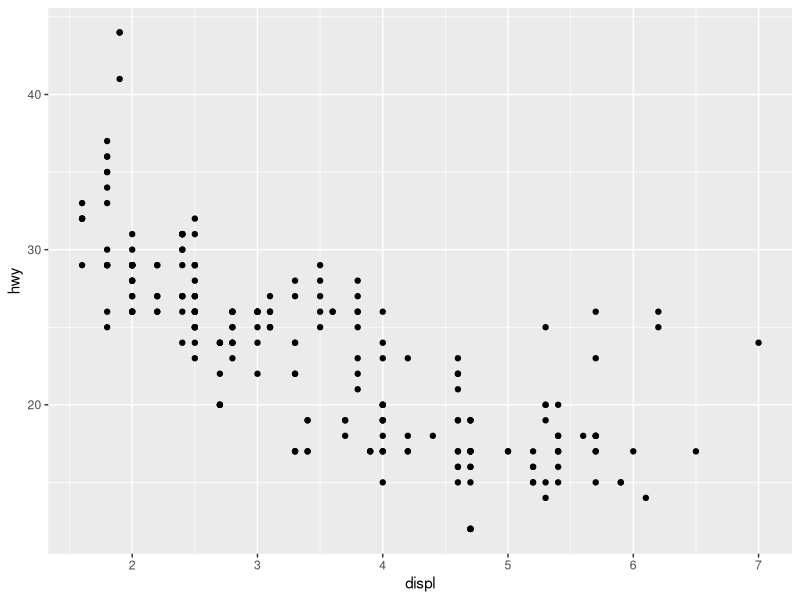
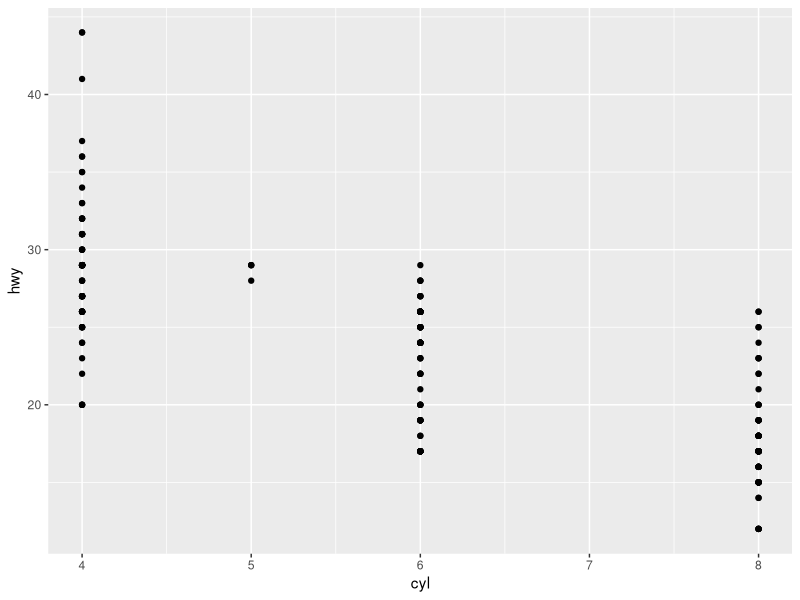
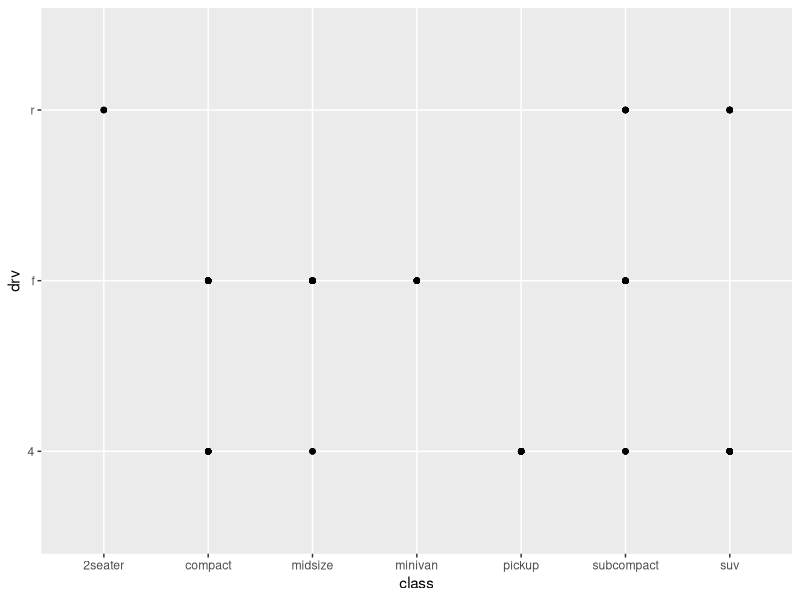
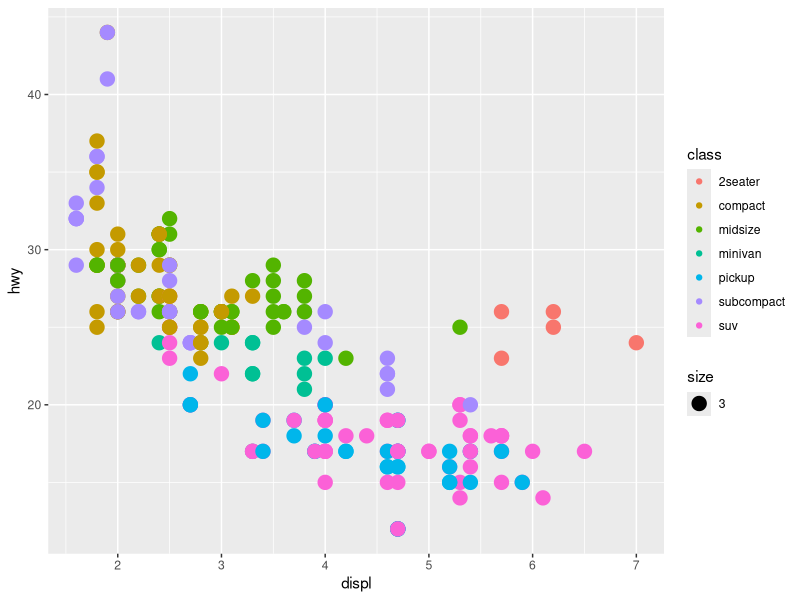
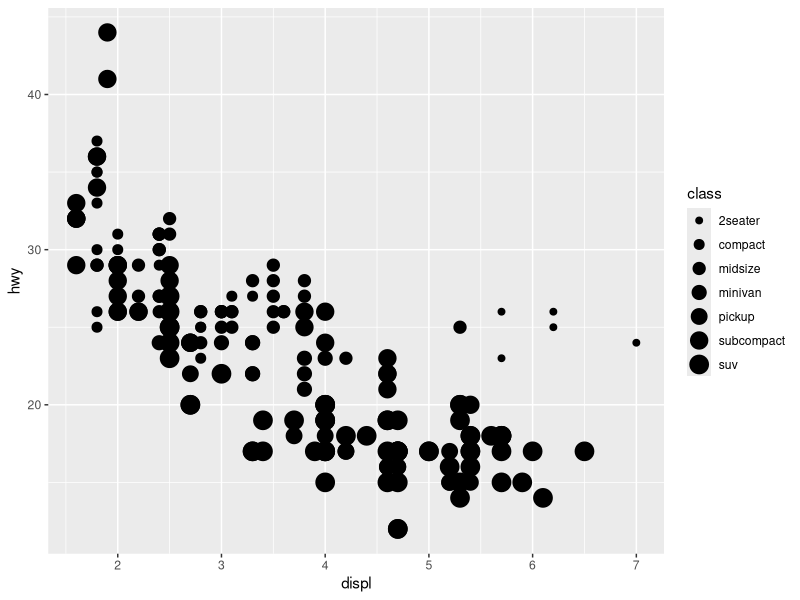
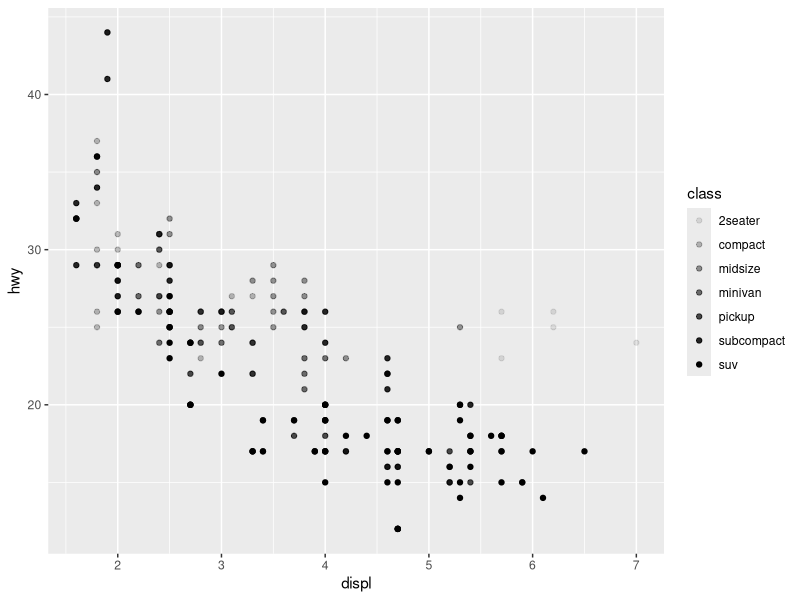
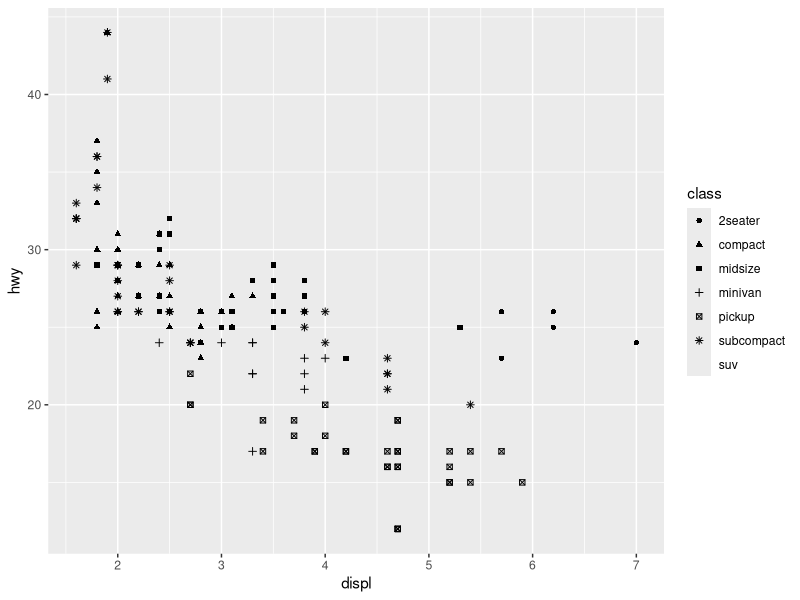
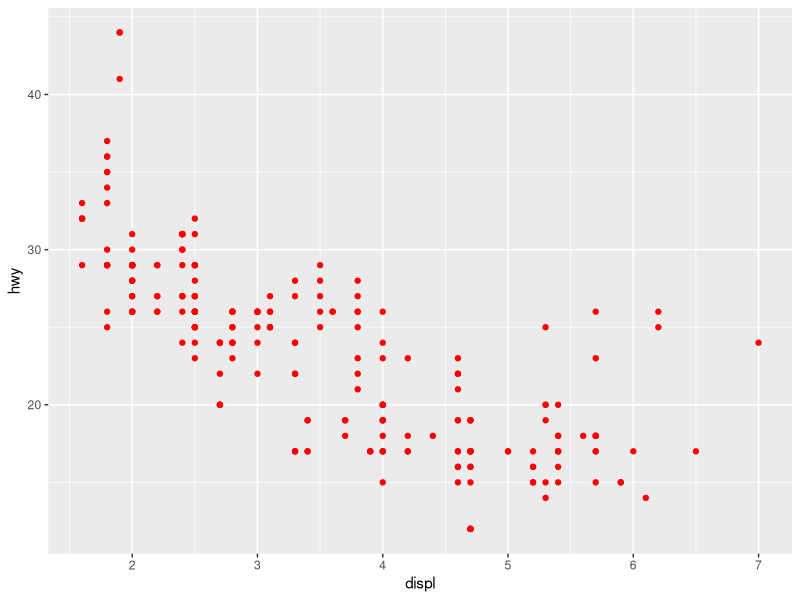

Reproduce these figures in R, in order.
# loading the library
library(tidyverse)

# the dataset to use
mpg

# creating a ggplot
windows();
ggplot(data = mpg) +
  geom_point(mapping = aes(x = displ, y = hwy))

# number of rows
nrow(mtcars)
ncol(mtcars)

# hwy vs cyl
ggplot(data = mpg) +
  geom_point(mapping = aes(x = cyl, y = hwy))

# class vs drv
ggplot(data = mpg) +
  geom_point(mapping = aes(x = class, y = drv))

# displ vs hwy by class
ggplot(data = mpg) +
  geom_point(mapping = aes(x = displ, y = hwy, color = class, size = 3))

ggplot(data = mpg) +
  geom_point(mapping = aes(x = displ, y = hwy, size = class))

ggplot(data = mpg) +
  geom_point(mapping = aes(x = displ, y = hwy, alpha = class))

ggplot(data = mpg) +
  geom_point(mapping = aes(x = displ, y = hwy, shape = class))

ggplot(data = mpg) +
  geom_point(mapping = aes(x = displ, y = hwy), color = 'red')


## Facets
ggplot(data = mpg) +
  geom_point(mapping = aes(x = displ, y = hwy)) +
  facet_wrap(~ class, nrow = 3)

ggplot(data = mpg) +
  geom_point(mapping = aes(x = displ, y = hwy)) +
  facet_wrap(drv ~ cyl)

# facet with a continuos variable
ggplot(data = mpg) +
  geom_point(mapping = aes(x = displ, y = hwy)) +
  facet_wrap(~ displ)

# rrow wise plot
ggplot(data = mpg) +
  geom_point(mapping = aes(x = displ, y = hwy)) +
  facet_grid(cyl ~ .)

# column wise plot
ggplot(data = mpg) +
  geom_point(mapping = aes(x = displ, y = hwy)) +
  facet_grid(. ~ drv)

# GEOMETRIC OBJECTS
ggplot(data = mpg) + 
  geom_smooth(mapping = aes(x = displ, y = hwy, linetype = drv))

ggplot(data = mpg) + 
  geom_smooth(mapping = aes(x = displ, y = hwy))

ggplot(data = mpg) + 
  geom_smooth(mapping = aes(x = displ, y = hwy, group = drv))

ggplot(data = mpg) + 
  geom_smooth(mapping = aes(x = displ, y = hwy, color = drv),
              show.legend = FALSE)

ggplot(data = mpg, mapping = aes(x = displ, y = hwy)) + 
  geom_point() +
  geom_smooth()

ggplot(data = mpg, mapping = aes(x = displ, y = hwy)) + 
  geom_point(mapping = aes(color = class)) +
  geom_smooth()

ggplot(data = mpg, mapping = aes(x = displ, y = hwy)) + 
  geom_point(mapping = aes(color = class)) +
  geom_smooth(
    data = filter(mpg, class == "subcompact"), se = FALSE
  )

ggplot(data = mpg, mapping = aes(x = displ, y = hwy, color = drv)) +
  geom_point(show.legend = TRUE) +
  geom_smooth(se = TRUE)

# STATISTICAL TRANSFORMATIONS